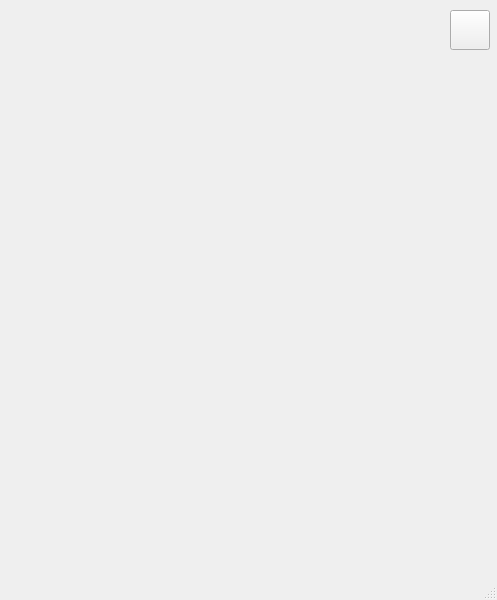
<?xml version="1.0" encoding="UTF-8"?>
<ui version="4.0">
 <class>MainWindow</class>
 <widget class="QMainWindow" name="MainWindow">
  <property name="geometry">
   <rect>
    <x>0</x>
    <y>0</y>
    <width>497</width>
    <height>600</height>
   </rect>
  </property>
  <property name="windowTitle">
   <string>MainWindow</string>
  </property>
  <widget class="QWidget" name="centralwidget">
   <widget class="QPushButton" name="pb">
    <property name="geometry">
     <rect>
      <x>450</x>
      <y>10</y>
      <width>40</width>
      <height>40</height>
     </rect>
    </property>
    <property name="toolTip">
     <string>0,0</string>
    </property>
    <property name="text">
     <string/>
    </property>
    <property name="icon">
     <iconset>
      <normaloff>0.png</normaloff>0.png</iconset>
    </property>
    <property name="iconSize">
     <size>
      <width>40</width>
      <height>40</height>
     </size>
    </property>
   </widget>
  </widget>
  <widget class="QMenuBar" name="menubar">
   <property name="geometry">
    <rect>
     <x>0</x>
     <y>0</y>
     <width>497</width>
     <height>21</height>
    </rect>
   </property>
  </widget>
  <widget class="QStatusBar" name="statusbar"/>
 </widget>
 <resources/>
 <connections/>
</ui>
